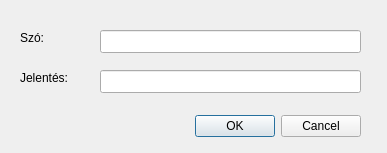
<?xml version="1.0" encoding="UTF-8"?>
<ui version="4.0">
 <class>NewWordDialog</class>
 <widget class="QDialog" name="NewWordDialog">
  <property name="geometry">
   <rect>
    <x>0</x>
    <y>0</y>
    <width>387</width>
    <height>153</height>
   </rect>
  </property>
  <property name="windowTitle">
   <string>Dialog</string>
  </property>
  <widget class="QDialogButtonBox" name="buttonBox">
   <property name="geometry">
    <rect>
     <x>20</x>
     <y>110</y>
     <width>341</width>
     <height>32</height>
    </rect>
   </property>
   <property name="orientation">
    <enum>Qt::Horizontal</enum>
   </property>
   <property name="standardButtons">
    <set>QDialogButtonBox::Cancel|QDialogButtonBox::Ok</set>
   </property>
  </widget>
  <widget class="QLabel" name="label">
   <property name="geometry">
    <rect>
     <x>20</x>
     <y>30</y>
     <width>59</width>
     <height>15</height>
    </rect>
   </property>
   <property name="text">
    <string>Szó:</string>
   </property>
   <property name="buddy">
    <cstring>lineEdit</cstring>
   </property>
  </widget>
  <widget class="QLineEdit" name="lineEdit">
   <property name="geometry">
    <rect>
     <x>100</x>
     <y>30</y>
     <width>261</width>
     <height>23</height>
    </rect>
   </property>
  </widget>
  <widget class="QLabel" name="label_2">
   <property name="geometry">
    <rect>
     <x>20</x>
     <y>70</y>
     <width>59</width>
     <height>15</height>
    </rect>
   </property>
   <property name="text">
    <string>Jelentés:</string>
   </property>
   <property name="buddy">
    <cstring>lineEdit_2</cstring>
   </property>
  </widget>
  <widget class="QLineEdit" name="lineEdit_2">
   <property name="geometry">
    <rect>
     <x>100</x>
     <y>70</y>
     <width>261</width>
     <height>23</height>
    </rect>
   </property>
  </widget>
 </widget>
 <tabstops>
  <tabstop>lineEdit</tabstop>
  <tabstop>lineEdit_2</tabstop>
 </tabstops>
 <resources/>
 <connections>
  <connection>
   <sender>buttonBox</sender>
   <signal>accepted()</signal>
   <receiver>NewWordDialog</receiver>
   <slot>accept()</slot>
   <hints>
    <hint type="sourcelabel">
     <x>248</x>
     <y>254</y>
    </hint>
    <hint type="destinationlabel">
     <x>157</x>
     <y>274</y>
    </hint>
   </hints>
  </connection>
  <connection>
   <sender>buttonBox</sender>
   <signal>rejected()</signal>
   <receiver>NewWordDialog</receiver>
   <slot>reject()</slot>
   <hints>
    <hint type="sourcelabel">
     <x>316</x>
     <y>260</y>
    </hint>
    <hint type="destinationlabel">
     <x>286</x>
     <y>274</y>
    </hint>
   </hints>
  </connection>
 </connections>
</ui>
